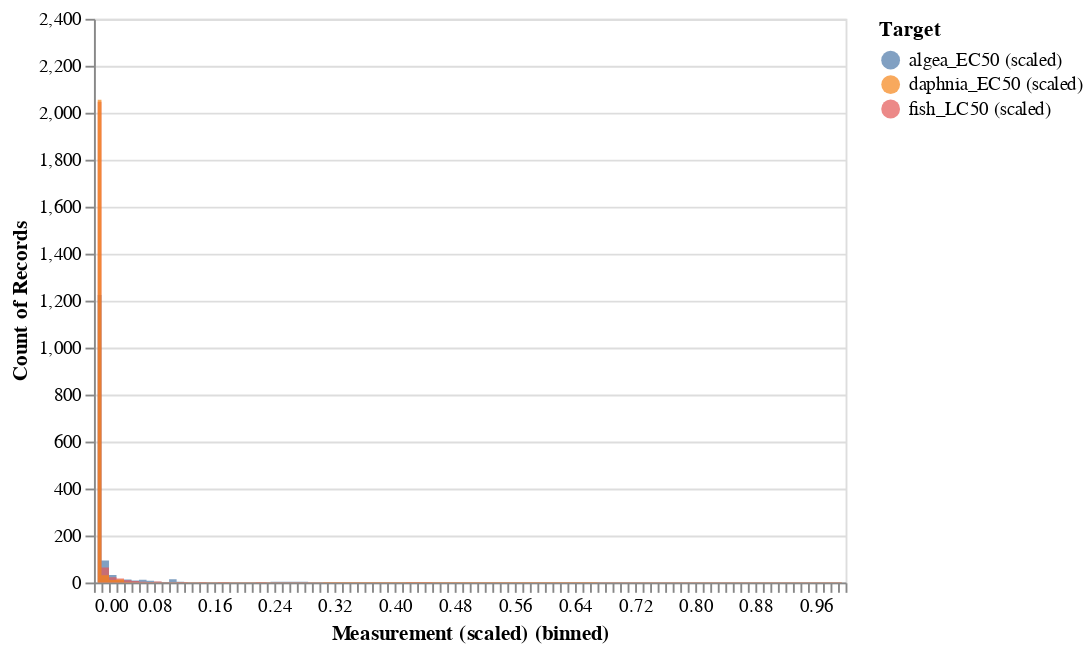

Source (notebook cell):
### Code cell
alt.Chart(dataset).transform_fold(
    ['algea_EC50 (scaled)', 'fish_LC50 (scaled)', 'daphnia_EC50 (scaled)'],
    as_=['Target', 'Measurement (scaled)']
).mark_area(
    opacity=0.7,
    interpolate='step'
).encode(
    alt.X('Measurement (scaled):Q', bin=alt.Bin(maxbins=100)),
    alt.Y('count()', stack=None),
    alt.Color('Target:N')
)

### Figure 1 — Vega-Lite specification as saved in the notebook (floating-point values rounded to 4 significant figures; data arrays with more than 128 entries replaced by an {"elided": "..."} marker saying what was removed)
{"config": {"view": {"continuousWidth": 400, "continuousHeight": 300}}, "data": {"name": "data-bb76215af47fdc25ad908d2b6510f8b2"}, "mark": {"type": "area", "interpolate": "step", "opacity": 0.7}, "encoding": {"color": {"type": "nominal", "field": "Target"}, "x": {"type": "quantitative", "bin": {"maxbins": 100}, "field": "Measurement (scaled)"}, "y": {"type": "quantitative", "aggregate": "count", "stack": null}}, "transform": [{"fold": ["algea_EC50 (scaled)", "fish_LC50 (scaled)", "daphnia_EC50 (scaled)"], "as": ["Target", "Measurement (scaled)"]}], "$schema": "https://vega.github.io/schema/vega-lite/v4.8.1.json", "datasets": {"data-bb76215af47fdc25ad908d2b6510f8b2": {"elided": "3680 records"}}}
